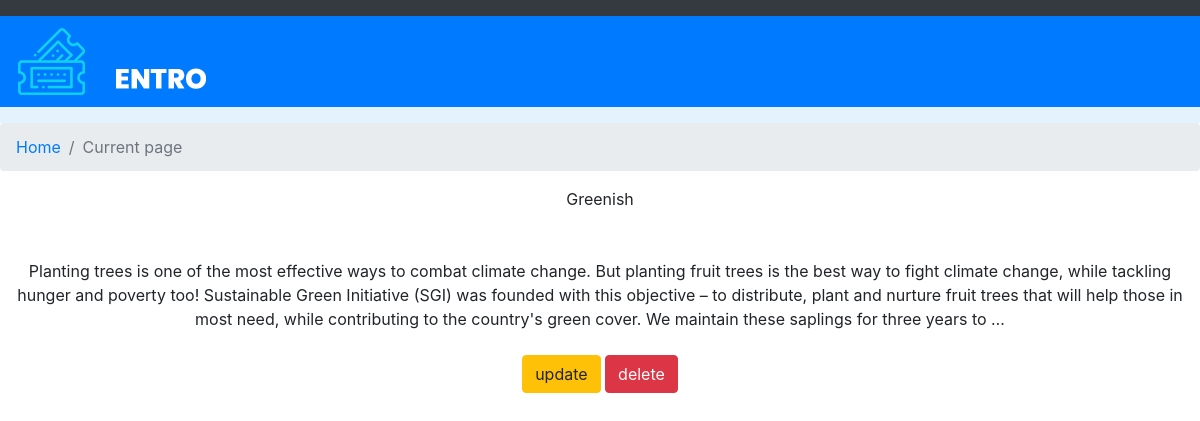
Screenshot of /photo/3 with the database file from the repository.
### photoapp/models.py (models this page shows, shortened)
class photo(models.Model):
    tittle=models.TextField()
    des=models.TextField()
    img=models.ImageField(upload_to='pictures')

### photoapp/views.py (the view)
# urls.py: path('photo/<int:photo_id>',views.details,name='details'),
def details(request,photo_id):
    t=photo.objects.get(id=photo_id)
    return render(request,'details.html',{'p':t})

### templates/details.html
{% extends 'base.html' %}
{% block content %}
{{p.tittle}}<br><br><br>
{{p.des}}<br><br>
<a href="{% url 'update' p.id %}"class="btn btn-warning">update</a>
<a href="{% url 'delete' p.id %}" class="btn btn-danger">delete</a>
{% endblock %}

### rows the page displays
photo: tittle "Greenish", des "Planting trees is one of the most effective ways to combat climate change. But planting fruit trees is the best way to fight climate change, while tackling hunger and poverty too! Sustainable Green Initiative (SGI) was founded with this objective – to distribute, plant and nurture fruit trees that will help those in most need, while contributing to the country's green cover. We maintain these saplings for three years to …"
